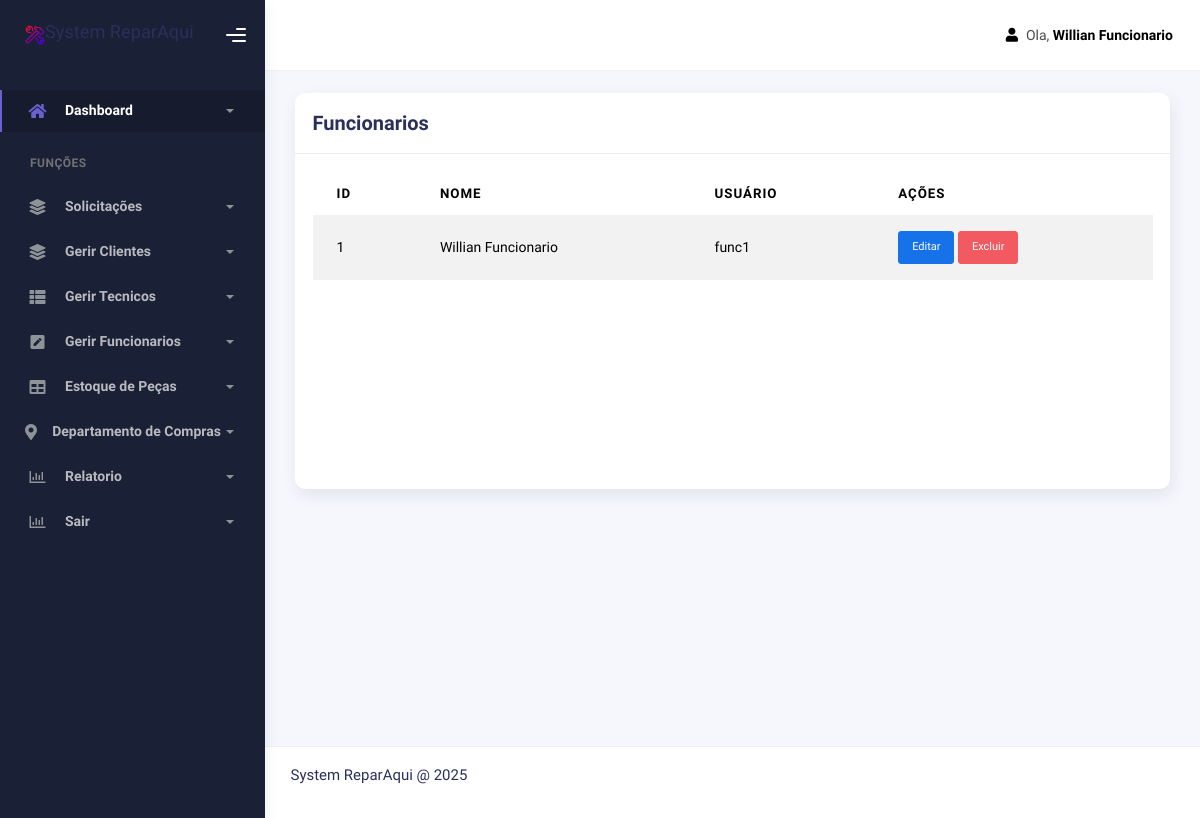
The app's page /admin-eng-mm/users/func/funcionario_ver_funcionario.php (signed in) with its own data.
### tables this page shows
CREATE TABLE `users` (
  `id` int(11) NOT NULL,
  `username` varchar(50) NOT NULL,
  `password` varchar(255) NOT NULL,
  `papel` enum('cliente','funcionario','tecnico') DEFAULT NULL,
  `status` enum('disponivel','ocupado') DEFAULT NULL,
  `name` varchar(100) NOT NULL,
  `data_criacao` timestamp NOT NULL DEFAULT current_timestamp()
);

### admin-eng-mm/users/func/funcionario_ver_funcionario.php (the view, shortened to what this page needs)
<?php
include '../../db/db.php';
$sql = "SELECT * FROM users WHERE papel = 'funcionario' ORDER BY name";
$result = $conn->query($sql);
?>
<!DOCTYPE html>
<html lang="en">
  <head>
    <link rel="stylesheet" href="../../assets/css/bootstrap.min.css" />
    <link rel="stylesheet" href="../../assets/css/plugins.min.css" />
    <link rel="stylesheet" href="../../assets/css/kaiadmin.min.css" />
    <link rel="stylesheet" href="../../assets/css/demo.css" />
  </head>
  <body>
    <div class="wrapper">
      <div class="sidebar" data-background-color="dark">
        <div class="sidebar-logo">
          <div class="logo-header" data-background-color="dark">
            <a href="funcionario_dashboard.php" class="logo">
              <img
                src="../../assets/img/icon.png"
                alt="navbar brand"
                class="navbar-brand"
                height="20"
              />
              <h5>System ReparAqui</h5>
            </a>
            <div class="nav-toggle">
              <button class="btn btn-toggle toggle-sidebar">
                <i class="gg-menu-right"></i>
              </button>
            </div>
          </div>
        </div>
        <div class="sidebar-wrapper scrollbar scrollbar-inner">
          <div class="sidebar-content">
            <ul class="nav nav-secondary">
              <li class="nav-item active">
                <a
                  data-bs-toggle="collapse"
                  href="#dashboard"
                  class="collapsed"
                  aria-expanded="false"
                >
                  <i class="fas fa-home"></i>
                  <p>Dashboard</p>
                  <span class="caret"></span>
                </a>
              </li>
              <li class="nav-section">
                <h4 class="text-section">Funções</h4>
              </li>
              <li class="nav-item">
                <a data-bs-toggle="collapse" href="#solic">
                  <i class="fas fa-layer-group"></i>
                  <p>Solicitações</p>
                  <span class="caret"></span>
                </a>
              </li>
              <li class="nav-item">
                <a data-bs-toggle="collapse" href="#base">
                  <i class="fas fa-layer-group"></i>
                  <p>Gerir Clientes</p>
                  <span class="caret"></span>
                </a>
              </li>
              <li class="nav-item">
                <a data-bs-toggle="collapse" href="#sidebarLayouts">
                  <i class="fas fa-th-list"></i>
                  <p>Gerir Tecnicos</p>
                  <span class="caret"></span>
                </a>
              </li>
              <li class="nav-item">
                <a data-bs-toggle="collapse" href="#forms">
                  <i class="fas fa-pen-square"></i>
                  <p>Gerir Funcionarios</p>
                  <span class="caret"></span>
                </a>
              </li>
              <li class="nav-item">
                <a data-bs-toggle="collapse" href="#tables">
                  <i class="fas fa-table"></i>
                  <p>Estoque de Peças</p>
                  <span class="caret"></span>
                </a>
              </li>
              <li class="nav-item">
                <a data-bs-toggle="collapse" href="#maps">
                  <i class="fas fa-map-marker-alt"></i>
                  <p>Departamento de Compras</p>
                  <span class="caret"></span>
                </a>
              </li>
              <li class="nav-item">
                <a data-bs-toggle="collapse" href="#charts">
                  <i class="far fa-chart-bar"></i>
                  <p>Relatorio</p>
                  <span class="caret"></span>
                </a>
              </li>
              <li class="nav-item">
                <a data-bs-toggle="collapse" href="#sair">
                  <i class="far fa-chart-bar"></i>
                  <p>Sair</p>
                  <span class="caret"></span>
                </a>
              </li>
            </ul>
          </div>
        </div>
      </div>
      <div class="main-panel">
        <div class="main-header">
          <nav
            class="navbar navbar-header navbar-header-transparent navbar-expand-lg border-bottom"
          >
            <div class="container-fluid">
              <ul class="navbar-nav topbar-nav ms-md-auto align-items-center">
                <li class="nav-item topbar-user dropdown hidden-caret">
                  <a
                    class="dropdown-toggle profile-pic"
                    data-bs-toggle="dropdown"
                    href="#"
                    aria-expanded="false"
                  >
                     <div class="avatar-md">
                      <i class="fa fa-user"></i>
                    </div>
                    <span class="profile-username">
                      <span class="op-7">Ola, </span>
                      <span class="fw-bold"><?php echo $_SESSION['name']; ?></span>
                    </span>
                  </a>
                </li>
              </ul>
            </div>
          </nav>
        </div>
        <div class="container">
          <div class="page-inner">
          <div class="row">
              <div class="col-md-12">
                <div class="card">
                  <div class="card-header">
                    <div class="card-title"> Funcionarios</div>
                  </div>
                  <div class="card-body">
                    <div class="chart-container">
                        <table class="table table-hover table-striped">
                            <thead>
                                <tr>
                                    <th>ID</th>
                                    <th>Nome</th>
                                    <th>Usuário</th>
                                    <th>Ações</th>
                                </tr>
                            </thead>
                            <tbody>
                                <?php if ($result && $result->num_rows > 0): ?>
                                    <?php while($row = $result->fetch_assoc()): ?>
                                        <tr>
                                            <td><?php echo $row['id']; ?></td>
                                            <td><?php echo htmlspecialchars($row['name']); ?></td>
                                            <td><?php echo htmlspecialchars($row['username']); ?></td>
                                            <td>
                                                <a href="funcionario_edit_user.php?id=<?php echo $row['id']; ?>" class="btn btn-sm btn-primary">Editar</a>
                                                <a href="funcionario_apagar_funcionario.php?id=<?php echo $row['id']; ?>" class="btn btn-sm btn-danger"
                                                onclick="return confirm('Tem certeza que deseja excluir este cliente?');">Excluir</a>
                                            </td>
                                        </tr>
                                    <?php endwhile; ?>
                                <?php else: ?>
                                    <tr><td colspan="4">Nenhum funcionario encontrado.</td></tr>
                                <?php endif; ?>
                            </tbody>
                        </table>
                    </div>
                  </div>
                </div>
              </div>
            </div>
          </div>
        </div>
        <footer class="footer">
          <div class="container-fluid d-flex justify-content-between">
            <div class="copyright">
              <p>System ReparAqui @ 2025</p>
            </div>
          </div>
          </div>
      </div>
  </body>
</html>

### records on screen
users: id "1", name "Willian Funcionario", username "func1"

### other values on screen
$_SESSION['name'] "Willian Funcionario"
